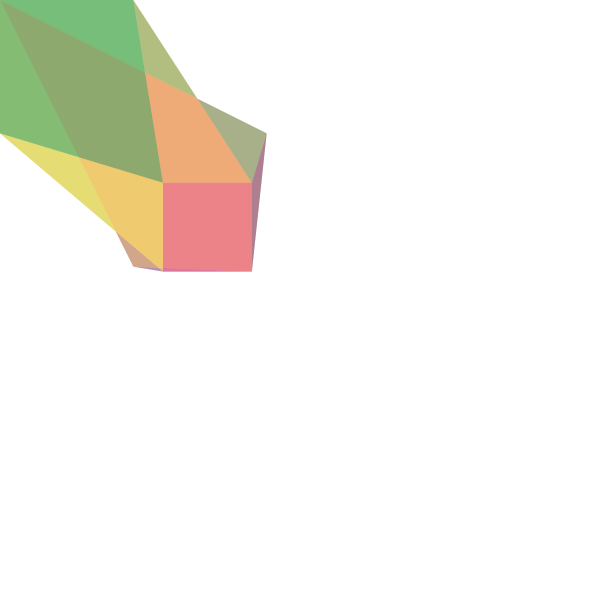
Frame 1 (no input)
Frame 60 (the mouse pressed at the canvas centre just before this capture): identical to frame 1, image omitted
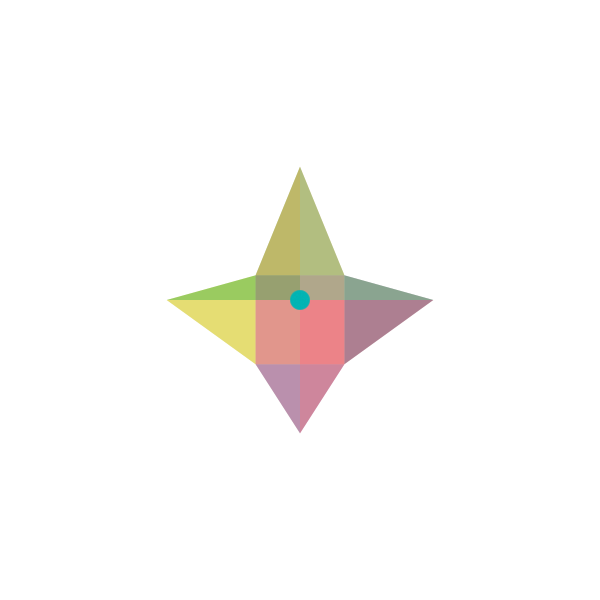
Frame 120 (the mouse held since frame 60 and released just before this capture)

The Processing sketch that drew these frames (run headless with seeded random() and noise(); from frame 60 on, the mouse is pressed at the canvas centre):

// Processing sketch: processing_175044
// ── processing_175044.pde

PVector[][] patch;
int RESOLUTION = 4; // patch resolution
ArrayList ripples;    
int maxDrops = 100;   
void setup() {
size(600, 600);
patch = new PVector[RESOLUTION][RESOLUTION];
for (int i=0; i< RESOLUTION; i++) {
for (int j=0; j< RESOLUTION; j++) {
patch[i][j] = new PVector();
}
}
 ripples = new ArrayList();
}
float bernstein(float p1, float p2, float p3, float t) {
// quadratic bernstein interpolation
float result= p1*(1-t)*(1-t) + p2*2*(1-t)*t + p3*t*t;
return result;
}
PVector uv(int x, int y) {
// convert (x,y) in range 0 ~ (RESOLUTION-1) to (u,v) in 0~1 scale
float u = (float)x / (RESOLUTION-1);
float v = (float)y / (RESOLUTION-1);
PVector uv = new PVector(u, v);
return uv;
}
PVector getPosInBezierPatch(PVector uv, PVector lBottom, PVector mBottom, PVector rBottom,
PVector lMiddle, PVector mMiddle, PVector rMiddle,
PVector lTop, PVector mTop, PVector rTop) {
// return actural (x,y) that corresponds to (u,v) in a patch defined
// by (leftBottom, rightBottom, leftTop, rightTop)
float u = uv.x;
float v = uv.y;
PVector pos = new PVector();
float u1 = bernstein(lBottom.x, mBottom.x, rBottom.x, u);
float u2 = bernstein(lMiddle.x, mMiddle.x, rMiddle.x, u);
float u3 = bernstein(lTop.x, mTop.x, rTop.x, u);
pos.x = bernstein(u1, u2, u3, v);
u1 = bernstein(lBottom.y, mBottom.y, rBottom.y, u);
u2 = bernstein(lMiddle.y, mMiddle.y, rMiddle.y, u);
u3 = bernstein(lTop.y, mTop.y, rTop.y, u);
pos.y = bernstein(u1, u2, u3, v);
return pos;
}
void createPatch(PVector[][] patch, PVector lBottom, PVector mBottom, PVector rBottom,
PVector lMiddle, PVector mMiddle, PVector rMiddle,
PVector lTop, PVector mTop, PVector rTop) {
for (int iy=0; iy<RESOLUTION; iy++) {
for (int ix=0; ix<RESOLUTION; ix++) {
PVector uv = uv(ix, iy);
PVector pos = getPosInBezierPatch(uv, lBottom, mBottom, rBottom, lMiddle, mMiddle, rMiddle, lTop, mTop, rTop);
patch[iy][ix].x = pos.x;
patch[iy][ix].y = pos.y;
}
}
}
void renderPatch(PVector[][] patch) {



noStroke();
for (int iy=0; iy<RESOLUTION-1; iy++) {
beginShape(QUAD_STRIP); // try POINTS
for (int ix=0; ix<RESOLUTION; ix++) {
fill(random(255),random(255),random(255),100);
vertex(patch[iy][ix].x, patch[iy][ix].y);
vertex(patch[iy+1][ix].x, patch[iy+1][ix].y);
}
endShape();
}
}
void draw() {
background(255);
randomSeed(0);
//lights();
// design a patch
PVector lBottom = new PVector(mouseX,mouseY); // left bottom
PVector mBottom = new PVector(width/2, height); // middle bottom
PVector rBottom = new PVector(mouseX,mouseY); // right bottom
PVector lMiddle = new PVector(0, height/2); // left middle
PVector mMiddle = new PVector(width/2, height*2/3); // middle middle
PVector rMiddle = new PVector(width, height/2); // right middle
PVector lTop = new PVector(mouseX,mouseY); // left top
PVector mTop = new PVector(width/2, 0); // middle top
PVector rTop = new PVector(mouseX,mouseY); // right top
createPatch(patch, lBottom, mBottom, rBottom, lMiddle, mMiddle, rMiddle, lTop, mTop, rTop);
renderPatch(patch);

 if (mousePressed == true) {
    ripples.add(new Ripple(mouseX, mouseY, random(50, 100)));
  } else if (ripples.size() < maxDrops && random(100) > 80) {
    ripples.add(new Ripple(random(0, width), random(0, height), random(50, 100)));
  }
   
  for (int i = ripples.size() - 1; i >= 0; i--) {
    Ripple rip = (Ripple) ripples.get(i);
    rip.update();
    if (rip.finished()) {
      ripples.remove(i);
    } else {
      rip.display();
    }
  }
}

class Ripple {
  float a, b;
  float max_r, r;
  float step;
  boolean FINISHED = false;
  float max_brightness;
  float thickness;
   
  Ripple(float a, float b, float r) {
    this.a = a;
    this.b = b;
    this.max_r = r;
    this.r = 0;
    step = random(0.3, 0.8);
    max_brightness = random(80, 210);
    thickness = random(1, 5);
  }
   

  void update() {
    if (r <= max_r) {  
      r = r + step;    
    } else {
      FINISHED = true; 
    }
  }
 
  void display() {
    noFill();
    stroke(0,max_brightness,max_brightness, 200 * (max_r - r) / max_r);
    strokeWeight(1);
    ellipse(this.a, this.b, this.r, this.r);
  }
   

  boolean finished() {
    return FINISHED;
  }
}
